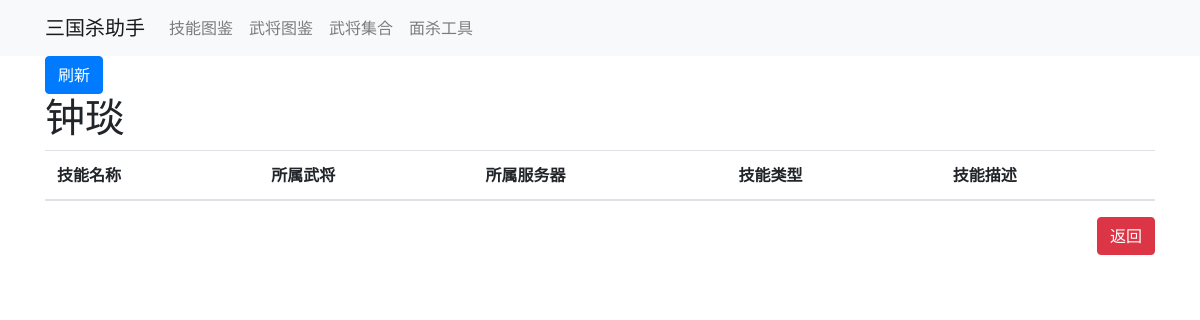
/sgs/faceas/roleskills/zhongyan, run on an earlier commit of the app's database.
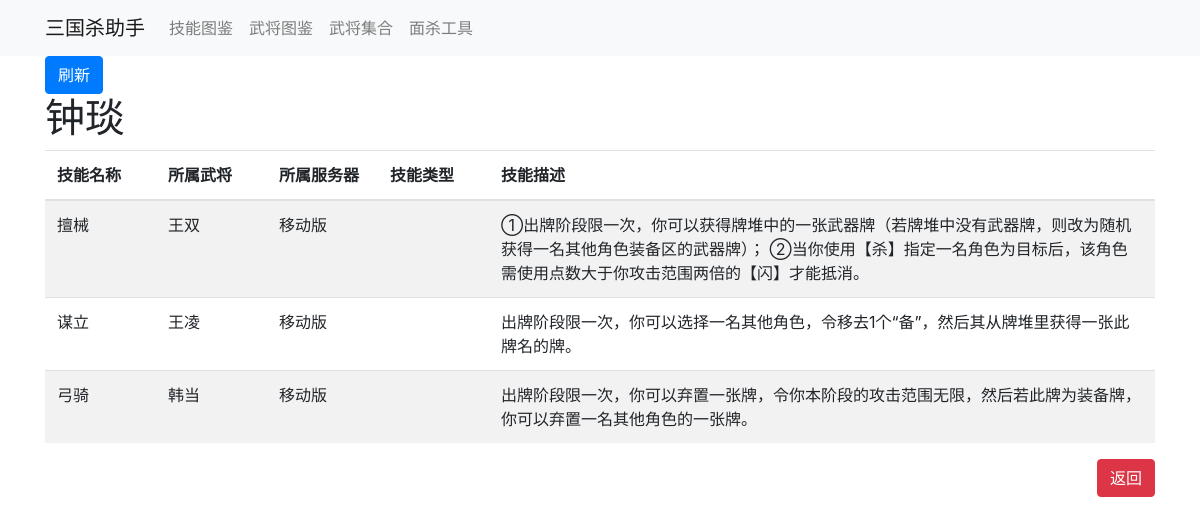
And on a later commit of the database.
### sgs/models.py (models this page shows)
class Skills_Table(models.Model):
    skill_name = models.CharField(max_length=10, null=True, blank=True, default='None', verbose_name='技能名称')
    skill_belong = models.CharField(max_length=64, null=True, blank=True, default='None', verbose_name='所属武将')
    skill_server = models.CharField(max_length=32, null=True, blank=True, default='None', verbose_name='所属服务器')
    skill_type = models.CharField(max_length=128, null=True, blank=True, default='None', verbose_name='技能类型')
    skill_detail = models.CharField(max_length=1023, null=True, blank=True, default='None', verbose_name='技能描述')

### sgs/views.py (the view)
# urls.py: path('faceas/roleskills/zhongyan', views.zhongyan),
def zhongyan(request):
    allskills = models.Skills_Table.objects.filter(skill_detail__regex="^.{0,2}出牌阶段.*?(次{0,1})，.*?",
                                                   skill_type='').order_by('?').all()
    allskills = allskills.exclude(skill_detail__regex="出牌阶段[开始|结束]",
                                                   skill_type='').order_by('?').all()
    return render(request, 'zhongyan.html', {'allskills': allskills[:3]})

### templates/zhongyan.html
{% extends 'navbar.html' %}
{% block container %}
    <div class="container">
    <a type="button" class="btn btn-primary " href="./zhongyan">刷新</a>
    </div>
    <div>
        <div class="container">
        <h1>钟琰</h1>
            <table class="table table-striped">
                    <thead>
                    <tr>
                        <th scope="col">技能名称</th>
                        <th scope="col">所属武将</th>
                        <th scope="col">所属服务器</th>
                        <th scope="col">技能类型</th>
                        <th scope="col">技能描述</th>
                    </tr>
                    </thead>
                    <tbody>
                {% for obj in allskills %}
                    <tr>
                        <td width="10%">{{ obj.skill_name }}</td>
                        <td width="10%">{{ obj.skill_belong }}</td>
                        <td width="10%">{{ obj.skill_server }}</td>
                        <td width="10%">{{ obj.skill_type }}</td>
                        <td width="60%">{{ obj.skill_detail }}</td>
                    </tr>
                {% endfor %}
                </tbody>
            </table>
            <a type="button" class="btn btn-danger float-right" href="../roleskills">返回</a>
        </div>
    </div>
{% endblock %}

What changed in the data, as far as the page shows it:
added Skills_Table: skill_name "擅械", skill_belong "王双", skill_server "移动版", skill_detail "①出牌阶段限一次，你可以获得牌堆中的一张武器牌（若牌堆中没有武器牌，则改为随机获得一名其他角色装备区的武器牌）； ②当你使用【杀】指定一名角色为目标后，该角色需使用点数大于你攻击范围两倍的【闪】才能抵消。"
added Skills_Table: skill_name "谋立", skill_belong "王凌", skill_server "移动版", skill_detail "出牌阶段限一次，你可以选择一名其他角色，令移去1个“备”，然后其从牌堆里获得一张此牌名的牌。"
added Skills_Table: skill_name "弓骑", skill_belong "韩当", skill_server "移动版", skill_detail "出牌阶段限一次，你可以弃置一张牌，令你本阶段的攻击范围无限，然后若此牌为装备牌，你可以弃置一名其他角色的一张牌。"
